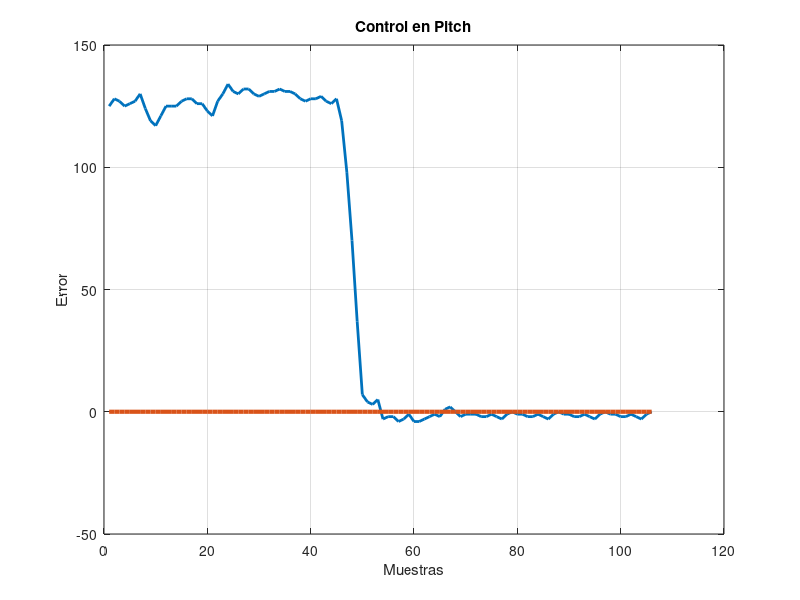

Write the MATLAB code that produced this figure.
clc;
clear all;
clf;
data = load('dataX_PD5.txt');
% data1 = load('dataY_P1.txt');
% data2 = load('dataY_P2.txt');
% data3 = load('dataY_P3.txt');
x = zeros(size(data));
R = zeros(size(data));
for i = [1 : length(data)]
  x(i) = i;
endfor
plot(x,data,"linewidth", 2);
hold on;
% plot(x,data1,"linewidth", 2);
% hold on;
% plot(x,data2,"linewidth", 2);
% hold on;
% plot(x,data3,"linewidth", 2);
% hold on;
plot(x,R,"linewidth", 3);
grid on;
xlabel ("Muestras");
ylabel ("Error");
title ("Control en Pitch");
% h = legend ({"P=3.2"}, "P=2.6", "P=2","P=1.7");
% legend (h, "location", "northeastoutside");
%  set (h, "fontsize", 10);